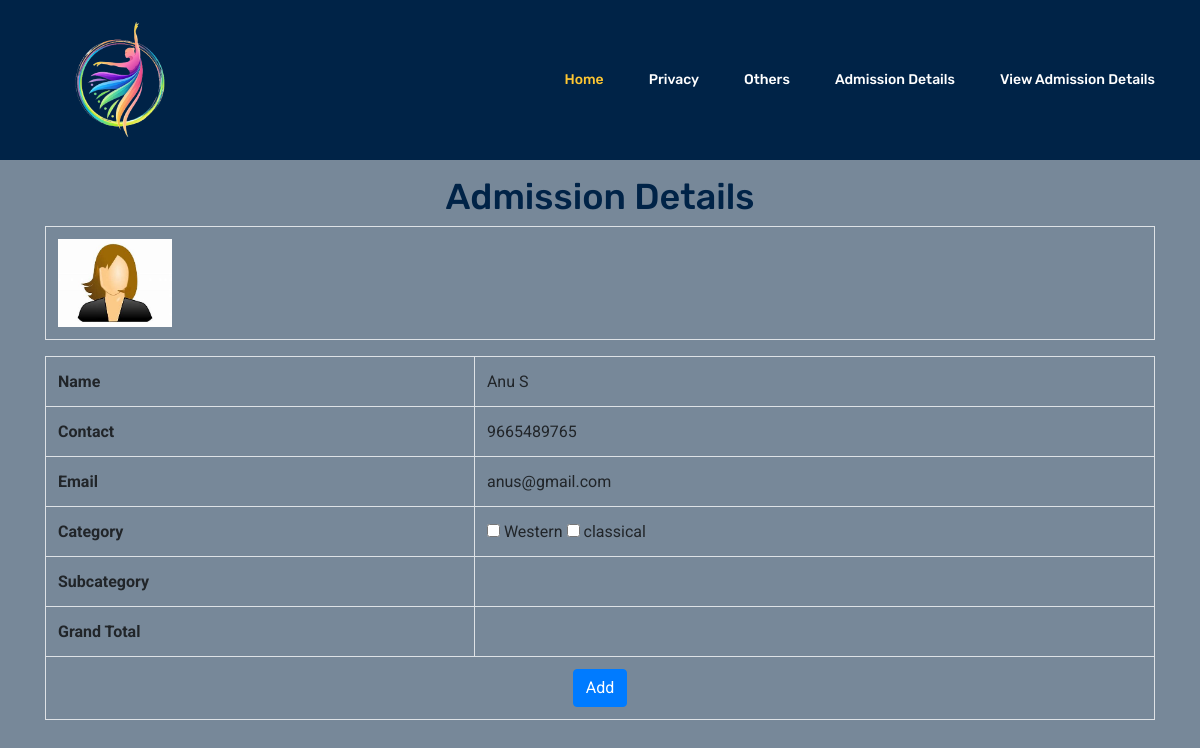
The page /Project/Student/AdmissionDetails.php (signed in) on the database its author committed.
### tables this page shows
CREATE TABLE `tbl_studentregistration` (
  `student_id` int(11) NOT NULL auto_increment,
  `student_name` varchar(50) NOT NULL,
  `student_contact` varchar(50) NOT NULL,
  `student_email` varchar(50) NOT NULL,
  `student_password` varchar(50) NOT NULL,
  `student_photo` varchar(50) NOT NULL,
  PRIMARY KEY  (`student_id`)
);

CREATE TABLE `tbl_category` (
  `category_id` int(11) NOT NULL auto_increment,
  `category_name` varchar(50) NOT NULL,
  PRIMARY KEY  (`category_id`)
);

### Project/Student/AdmissionDetails.php (the view, shortened to what this page needs)
<!DOCTYPE html PUBLIC "-//W3C//DTD XHTML 1.0 Transitional//EN" "http://www.w3.org/TR/xhtml1/DTD/xhtml1-transitional.dtd">
<html xmlns="http://www.w3.org/1999/xhtml">
<head>
<link rel="stylesheet" href="https://maxcdn.bootstrapcdn.com/bootstrap/4.5.2/css/bootstrap.min.css">
</head>
<body style="background-color:lightslategray;color: black;">
<body>
<?php
include("Head.php");
$sel="select * from tbl_studentregistration where student_id='".$_SESSION["student_id"]."'";
$data=mysql_query($sel);
$row=mysql_fetch_array($data);
?>
<br><br><br><br><br><br><br>
<div class="container">
  <center><h1>Admission Details</h1></center>
    <form id="form3" name="form3" method="post" action="">
      <table class="table table-bordered" align="center" cellpadding="10">
        <tr>
          <th>
            <img src="../Assets/Files/User/<?php echo $row["student_photo"] ?>" alt="imagepro" width="114" height="88" />
          </th>
        </tr>
      </table>
      <table class="table table-bordered" align="center" cellpadding="10">
        <tr>
          <th>Name</th>
          <td>
            <?php echo $row["student_name"] ?>
          </td>
        </tr>
        <tr>
          <th>Contact</th>
          <td>
            <?php echo $row["student_contact"] ?>
          </td>
        </tr>
        <tr>
          <th>Email</th>
          <td>
            <?php echo $row["student_email"] ?>
          </td>
        </tr>
        <tr>
          <th>Category</th>
          <td>
            <?php
            $sel = "select * from tbl_category";
            $data = mysql_query($sel);
            while ($row = mysql_fetch_array($data)) {
            ?>
              <input type="checkbox" name="cate[]" id="cate" class="cate" value="<?php echo $row["category_id"] ?>" onclick="getSub()" />
              <?php echo $row["category_name"] ?>
            <?php
            }
            ?>
          </td>
        </tr>
        <tr>
          <th>Subcategory</th>
          <td id="subcat">
          </td>
        </tr>
        <tr>
          <th>Grand Total</th>
          <td id="total">
          </td>
        </tr>
        <tr>
          <td colspan="2" align="center"><input type="submit" class="btn btn-primary" name="btnsave" value="Add" /></td>
        </tr>
      </table>
    </form>
  </div></body>
</html>
<br><br><br><br><br><br><br><br>

### rows shown on the page
tbl_studentregistration: student_photo (picture), student_name "Anu S", student_contact "9665489765", student_email "anus@gmail.com"
tbl_category: category_name "Western"
tbl_category: category_name "classical"
